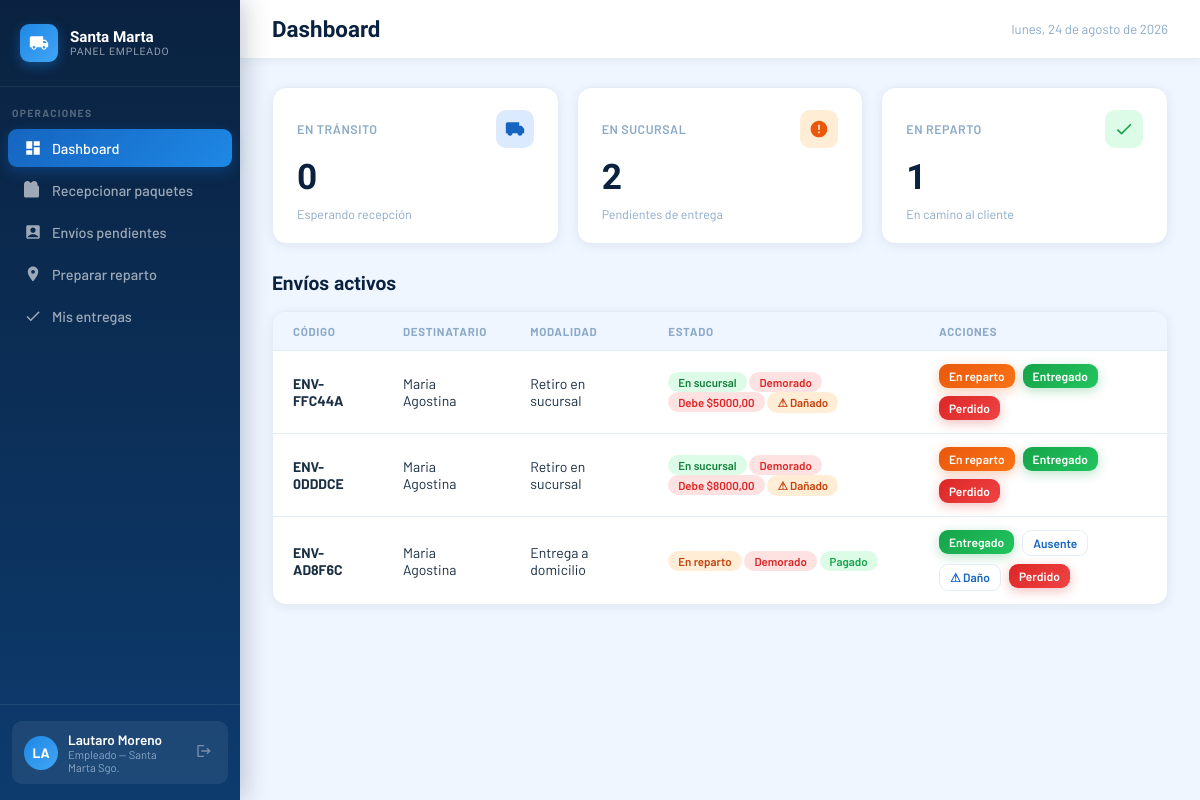
Before: /empleado/dashboard/ (signed in) with the older database file.
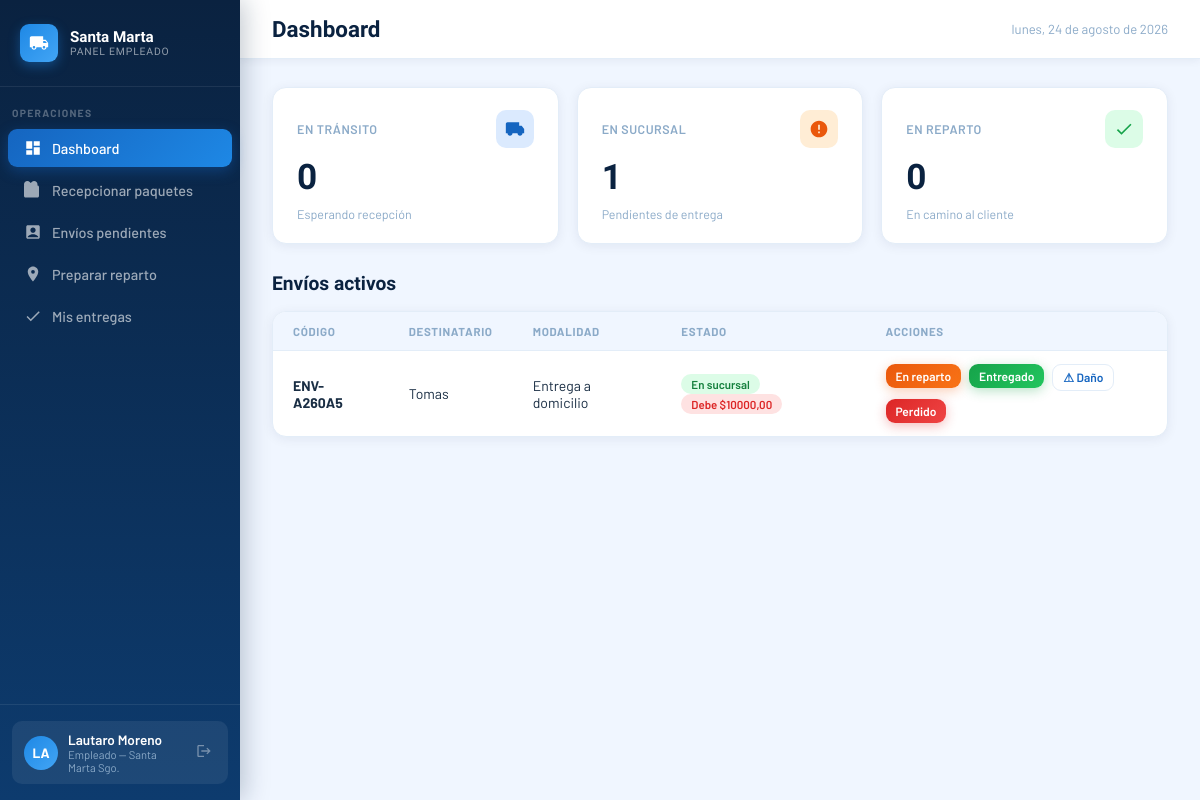
After: the same page with the newer database file.
### core/models.py (models this page shows, shortened)
class Usuario(AbstractUser):
    ROL_CHOICES = [
        ('admin', 'Administrador'),
        ('empleado', 'Empleado'),
        ('cliente', 'Cliente'),
    ]
    rol = models.CharField(max_length=20, choices=ROL_CHOICES)
    dni = models.CharField(max_length=20, unique=True)
    telefono = models.CharField(max_length=20, blank=True)

class Envio(models.Model):
    ESTADO_CHOICES = [
        ('pendiente', 'Pendiente'),
        ('en_transito', 'En tránsito'),
        ('en_sucursal', 'En sucursal'),
        ('en_reparto', 'En reparto'),
        ('entregado', 'Entregado'),
        ('cancelado', 'Cancelado'),
        ('devuelto', 'Devuelto'),
        ('retenido', 'Retenido'),
        ('extraviado', 'Extraviado'),
    ]
    MODALIDAD_CHOICES = [
        ('domicilio', 'Entrega a domicilio'),
        ('sucursal', 'Retiro en sucursal'),
    ]
    ZONA_CHOICES = [
        ('norte', 'Norte'),
        ('sur', 'Sur'),
        ('este', 'Este'),
        ('oeste', 'Oeste'),
    ]
    codigo = models.CharField(max_length=20, unique=True, editable=False)
    destinatario = models.ForeignKey(Usuario, on_delete=models.PROTECT, related_name='envios')
    despacho = models.ForeignKey(Despacho, on_delete=models.SET_NULL, null=True, blank=True, related_name='envios')
    contenido = models.CharField(max_length=200)
    precio = models.DecimalField(max_digits=10, decimal_places=2)
    estado = models.CharField(max_length=20, choices=ESTADO_CHOICES, default='pendiente')
    modalidad = models.CharField(max_length=20, choices=MODALIDAD_CHOICES)
    direccion_entrega = models.CharField(max_length=200, blank=True)
    zona = models.CharField(max_length=10, choices=ZONA_CHOICES, blank=True)
    fecha_registro = models.DateTimeField(auto_now_add=True)
    fecha_actualizacion = models.DateTimeField(auto_now=True)
    fecha_recepcion = models.DateTimeField(null=True, blank=True)
    fecha_entrega = models.DateTimeField(null=True, blank=True)
    entregado_por = models.ForeignKey(
        Usuario, on_delete=models.SET_NULL, null=True, blank=True, related_name='entregas_realizadas'
    )
    lat = models.FloatField(null=True, blank=True)
    lon = models.FloatField(null=True, blank=True)
    notificado_demora = models.BooleanField(default=False)
    intentos_entrega = models.PositiveSmallIntegerField(default=0)
    ESTADOS_ACTIVOS = ['pendiente', 'en_transito', 'en_sucursal', 'en_reparto']
    UMBRAL_DEMORA_DIAS = 2
    MAX_INTENTOS_ENTREGA = 2
    @property
    def dias_sin_actualizar(self):
        return (timezone.now() - self.fecha_actualizacion).days
    @property
    def esta_demorado(self):
        return self.estado in self.ESTADOS_ACTIVOS and self.dias_sin_actualizar > self.UMBRAL_DEMORA_DIAS
    @property
    def tiene_danio_reportado(self):
        return self.incidencias.filter(tipo='danado').exists()
    @property
    def tiene_perdida_reportada(self):
        return self.incidencias.filter(tipo='perdido').exists()
    @property
    def monto_pagado(self):
        return self.pagos.filter(anulado=False).aggregate(total=models.Sum('monto'))['total'] or 0
    @property
    def esta_pagado(self):
        return self.monto_pagado >= self.precio
    @property
    def saldo_pendiente(self):
        return max(self.precio - self.monto_pagado, 0)

### empleado/views.py (the view)
# urls.py: path('dashboard/', views.dashboard_view, name='admin_dashboard'),
@login_required
def dashboard_view(request):
    if request.user.rol != 'empleado':
        return redirect('inicio')
    return render(request, 'empleado/dashboard.html', _contexto_dashboard(request))

### core/models.py (called while the page is built)
    @property
    def total_envios(self):
        return self.envios.count()

    @property
    def envios_recibidos(self):
        return self.envios.exclude(estado__in=['pendiente', 'en_transito', 'extraviado']).count()

### empleado/views.py (called while the page is built)
def _contexto_dashboard(request):
    return {
        'envios_transito': Envio.objects.filter(estado='en_transito'),
        'envios_sucursal': Envio.objects.filter(estado='en_sucursal'),
        'envios_reparto': Envio.objects.filter(estado='en_reparto'),
        'envios_retenidos': Envio.objects.filter(estado='retenido'),
        'despachos_pendientes': Despacho.objects.filter(recepcion_finalizada=False).order_by('fecha_salida'),
        'transito_sin_despacho': Envio.objects.filter(estado='en_transito', despacho__isnull=True),
        'mis_entregas': Envio.objects.filter(entregado_por=request.user).select_related('destinatario').order_by('-fecha_entrega'),
    }

### empleado/templates/empleado/dashboard.html (shortened to what this page needs)
<!DOCTYPE html>
<html lang="es">
<head>
</head>
<body>
<aside class="sidebar">
  <div class="sidebar-logo">
    <div class="sidebar-logo-icon">
    </div>
    <div class="sidebar-logo-text">Santa Marta<span>Panel Empleado</span></div>
  </div>
  <div class="sidebar-section">Operaciones</div>
  <a href="#" class="nav-item active" onclick="showPage('dashboard')">
    <svg viewBox="0 0 24 24" fill="currentColor"><path d="M3 13h8V3H3v10zm0 8h8v-6H3v6zm10 0h8V11h-8v10zm0-18v6h8V3h-8z"/></svg>Dashboard
  </a>
  <a href="#" class="nav-item" onclick="showPage('recepcionar')">
    <svg viewBox="0 0 24 24" fill="currentColor"><path d="M20 6h-2.18c.07-.44.18-.88.18-1.36C18 2.06 15.96 0 13.5 0c-1.23 0-2.31.5-3.11 1.3L9 2.7 7.61 1.3C6.81.5 5.73 0 4.5 0 2.04 0 0 2.06 0 4.64c0 .48.11.92.18 1.36H0v14c0 1.1.9 2 2 2h16c1.1 0 2-.9 2-2V8c0-1.1-.9-2-2-2z"/></svg>Recepcionar paquetes
  </a>
  <a href="#" class="nav-item" onclick="showPage('pendientes')">
    <svg viewBox="0 0 24 24" fill="currentColor"><path d="M19 3H5c-1.1 0-2 .9-2 2v14c0 1.1.9 2 2 2h14c1.1 0 2-.9 2-2V5c0-1.1-.9-2-2-2zm-7 3c1.93 0 3.5 1.57 3.5 3.5S13.93 13 12 13s-3.5-1.57-3.5-3.5S10.07 6 12 6zm7 13H5v-.23c0-.62.28-1.2.76-1.58C7.47 15.82 9.64 15 12 15s4.53.82 6.24 2.19c.48.38.76.97.76 1.58V19z"/></svg>Envíos pendientes
  </a>
  <a href="{% url 'empleado_preparar_reparto' %}" class="nav-item">
    <svg viewBox="0 0 24 24" fill="currentColor"><path d="M12 2C8.13 2 5 5.13 5 9c0 5.25 7 13 7 13s7-7.75 7-13c0-3.87-3.13-7-7-7zm0 9.5A2.5 2.5 0 1 1 12 6.5a2.5 2.5 0 0 1 0 5z"/></svg>Preparar reparto
  </a>
  <a href="#" class="nav-item" onclick="showPage('mis-entregas')">
    <svg viewBox="0 0 24 24" fill="currentColor"><path d="M9 16.17L4.83 12l-1.42 1.41L9 19 21 7l-1.41-1.41z"/></svg>Mis entregas
  </a>
  <div class="sidebar-footer">
    <div class="user-badge">
      <div class="user-avatar">{{ user.first_name|slice:":2"|upper }}</div>
      <div class="user-info">
        <div class="user-name">{{ user.get_full_name }}</div>
        <div class="user-role">Empleado — Santa Marta Sgo.</div>
      </div>
      <form method="POST" action="{% url 'logout' %}">
        <button type="submit" class="logout-btn">
          <svg viewBox="0 0 24 24" fill="currentColor"><path d="M17 7l-1.41 1.41L18.17 11H8v2h10.17l-2.58 2.58L17 17l5-5zM4 5h8V3H4c-1.1 0-2 .9-2 2v14c0 1.1.9 2 2 2h8v-2H4V5z"/></svg>
        </button>
      </form>
    </div>
  </div>
</aside>
<div class="main">
  <div class="topbar">
    <div class="topbar-title" id="page-title">Dashboard</div>
    <span class="topbar-date" id="topbar-date"></span>
  </div>
  <div class="content">
    <div id="page-dashboard">
      <div class="stats-grid">
        <div class="stat-card">
          <div class="stat-card-top"><span class="stat-card-label">En tránsito</span><div class="stat-icon blue"><svg viewBox="0 0 24 24" fill="currentColor"><path d="M20 8h-3V4H3c-1.1 0-2 .9-2 2v11h2c0 1.66 1.34 3 3 3s3-1.34 3-3h6c0 1.66 1.34 3 3 3s3-1.34 3-3h2v-5l-3-4z"/></svg></div></div>
          <div class="stat-card-num">{{ envios_transito.count }}</div>
          <div class="stat-card-sub">Esperando recepción</div>
        </div>
        <div class="stat-card">
          <div class="stat-card-top"><span class="stat-card-label">En sucursal</span><div class="stat-icon orange"><svg viewBox="0 0 24 24" fill="currentColor"><path d="M12 2C6.48 2 2 6.48 2 12s4.48 10 10 10 10-4.48 10-10S17.52 2 12 2zm1 15h-2v-2h2v2zm0-4h-2V7h2v6z"/></svg></div></div>
          <div class="stat-card-num">{{ envios_sucursal.count }}</div>
          <div class="stat-card-sub">Pendientes de entrega</div>
        </div>
        <div class="stat-card">
          <div class="stat-card-top"><span class="stat-card-label">En reparto</span><div class="stat-icon green"><svg viewBox="0 0 24 24" fill="currentColor"><path d="M9 16.17L4.83 12l-1.42 1.41L9 19 21 7l-1.41-1.41L9 16.17z"/></svg></div></div>
          <div class="stat-card-num">{{ envios_reparto.count }}</div>
          <div class="stat-card-sub">En camino al cliente</div>
        </div>
      </div>
      <div class="section-header">
        <div class="section-title">Envíos activos</div>
      </div>
      <div class="table-card">
        <table>
          <thead><tr><th>Código</th><th>Destinatario</th><th>Modalidad</th><th>Estado</th><th>Acciones</th></tr></thead>
          <tbody>
            {% for envio in envios_sucursal %}
            <tr>
              <td><strong>{{ envio.codigo }}</strong></td>
              <td>{{ envio.destinatario.get_full_name }}</td>
              <td>{{ envio.get_modalidad_display }}</td>
              <td><span class="badge badge-sucursal">En sucursal</span> {% if envio.esta_demorado %}<span class="badge" style="background:#fee2e2;color:#dc2626;">Demorado</span>{% endif %} {% if envio.esta_pagado %}<span class="badge" style="background:#dcfce7;color:#16a34a;">Pagado</span>{% else %}<span class="badge" style="background:#fee2e2;color:#dc2626;">Debe ${{ envio.saldo_pendiente }}</span>{% endif %} {% if envio.tiene_danio_reportado %}<span class="badge" style="background:#ffedd5;color:#c2410c;">⚠ Dañado</span>{% endif %}</td>
              <td style="display:flex;gap:8px;flex-wrap:wrap;">
                <form method="POST" action="{% url 'empleado_estado' %}">
                  <button type="submit" class="btn btn-orange" style="padding:5px 10px;font-size:.75rem;">En reparto</button>
                </form>
                <form method="POST" action="{% url 'empleado_estado' %}" id="form-entregar-dash-suc-{{ envio.id }}">
                  <button type="submit" class="btn btn-green" style="padding:5px 10px;font-size:.75rem;">Entregado</button>
                </form>
                {% if not envio.tiene_danio_reportado %}
                <form method="POST" action="{% url 'empleado_reportar_danio' %}" onsubmit="return confirm('¿Reportar que este paquete está dañado?');">
                  <button type="submit" class="btn btn-outline" style="padding:5px 10px;font-size:.75rem;">⚠ Daño</button>
                </form>
                {% endif %}
                {% if not envio.tiene_perdida_reportada %}
                <form method="POST" action="{% url 'empleado_reportar_perdida' %}" onsubmit="return confirm('¿Reportar este paquete como perdido? Quedará marcado como extraviado.');">
                  <button type="submit" class="btn btn-red" style="padding:5px 10px;font-size:.75rem;">Perdido</button>
                </form>
                {% endif %}
              </td>
            </tr>
            {% endfor %}
            {% for envio in envios_reparto %}
            <tr>
              <td><strong>{{ envio.codigo }}</strong></td>
              <td>{{ envio.destinatario.get_full_name }}</td>
              <td>{{ envio.get_modalidad_display }}</td>
              <td><span class="badge badge-reparto">En reparto</span> {% if envio.esta_demorado %}<span class="badge" style="background:#fee2e2;color:#dc2626;">Demorado</span>{% endif %} {% if envio.esta_pagado %}<span class="badge" style="background:#dcfce7;color:#16a34a;">Pagado</span>{% else %}<span class="badge" style="background:#fee2e2;color:#dc2626;">Debe ${{ envio.saldo_pendiente }}</span>{% endif %} </td>
              <td style="display:flex;gap:8px;flex-wrap:wrap;">
                <form method="POST" action="{% url 'empleado_estado' %}" id="form-entregar-dash-rep-{{ envio.id }}">
                  <button type="submit" class="btn btn-green" style="padding:5px 10px;font-size:.75rem;">Entregado</button>
                </form>
                <form method="POST" action="{% url 'empleado_ausente' %}" onsubmit="return confirm('¿Confirmar que el destinatario no se encontraba en el domicilio?');">
                  <button type="submit" class="btn btn-outline" style="padding:5px 10px;font-size:.75rem;">Ausente</button>
                </form>
                {% if not envio.tiene_danio_reportado %}
                <form method="POST" action="{% url 'empleado_reportar_danio' %}" onsubmit="return confirm('¿Reportar que este paquete está dañado?');">
                  <button type="submit" class="btn btn-outline" style="padding:5px 10px;font-size:.75rem;">⚠ Daño</button>
                </form>
                {% endif %}
                {% if not envio.tiene_perdida_reportada %}
                <form method="POST" action="{% url 'empleado_reportar_perdida' %}" onsubmit="return confirm('¿Reportar este paquete como perdido? Quedará marcado como extraviado.');">
                  <button type="submit" class="btn btn-red" style="padding:5px 10px;font-size:.75rem;">Perdido</button>
                </form>
                {% endif %}
              </td>
            </tr>
            {% endfor %}
          </tbody>
        </table>
      </div>
    </div>
  </div>
</div>
</body>
</html>

Changed rows visible on the page:
removed Envio: codigo "ENV-FFC44A", destinatario.get_full_name "Maria Agostina", modalidad "Retiro en sucursal", estado "Demorado", saldo_pendiente "5000,00", shows "⚠ Dañado"
removed Envio: codigo "ENV-0DDDCE", destinatario.get_full_name "Maria Agostina", modalidad "Retiro en sucursal", estado "Demorado", saldo_pendiente "8000,00", shows "⚠ Dañado"
removed Envio: codigo "ENV-AD8F6C", destinatario.get_full_name "Maria Agostina", modalidad "Entrega a domicilio", estado "Demorado", precio "Pagado"
added Envio: codigo "ENV-A260A5", destinatario.get_full_name "Tomas", modalidad "Entrega a domicilio", saldo_pendiente "10000,00"
Other visible differences:
{{ envios_sucursal.count }}: "2" → "1"
{{ envios_reparto.count }}: "1" → "0"
